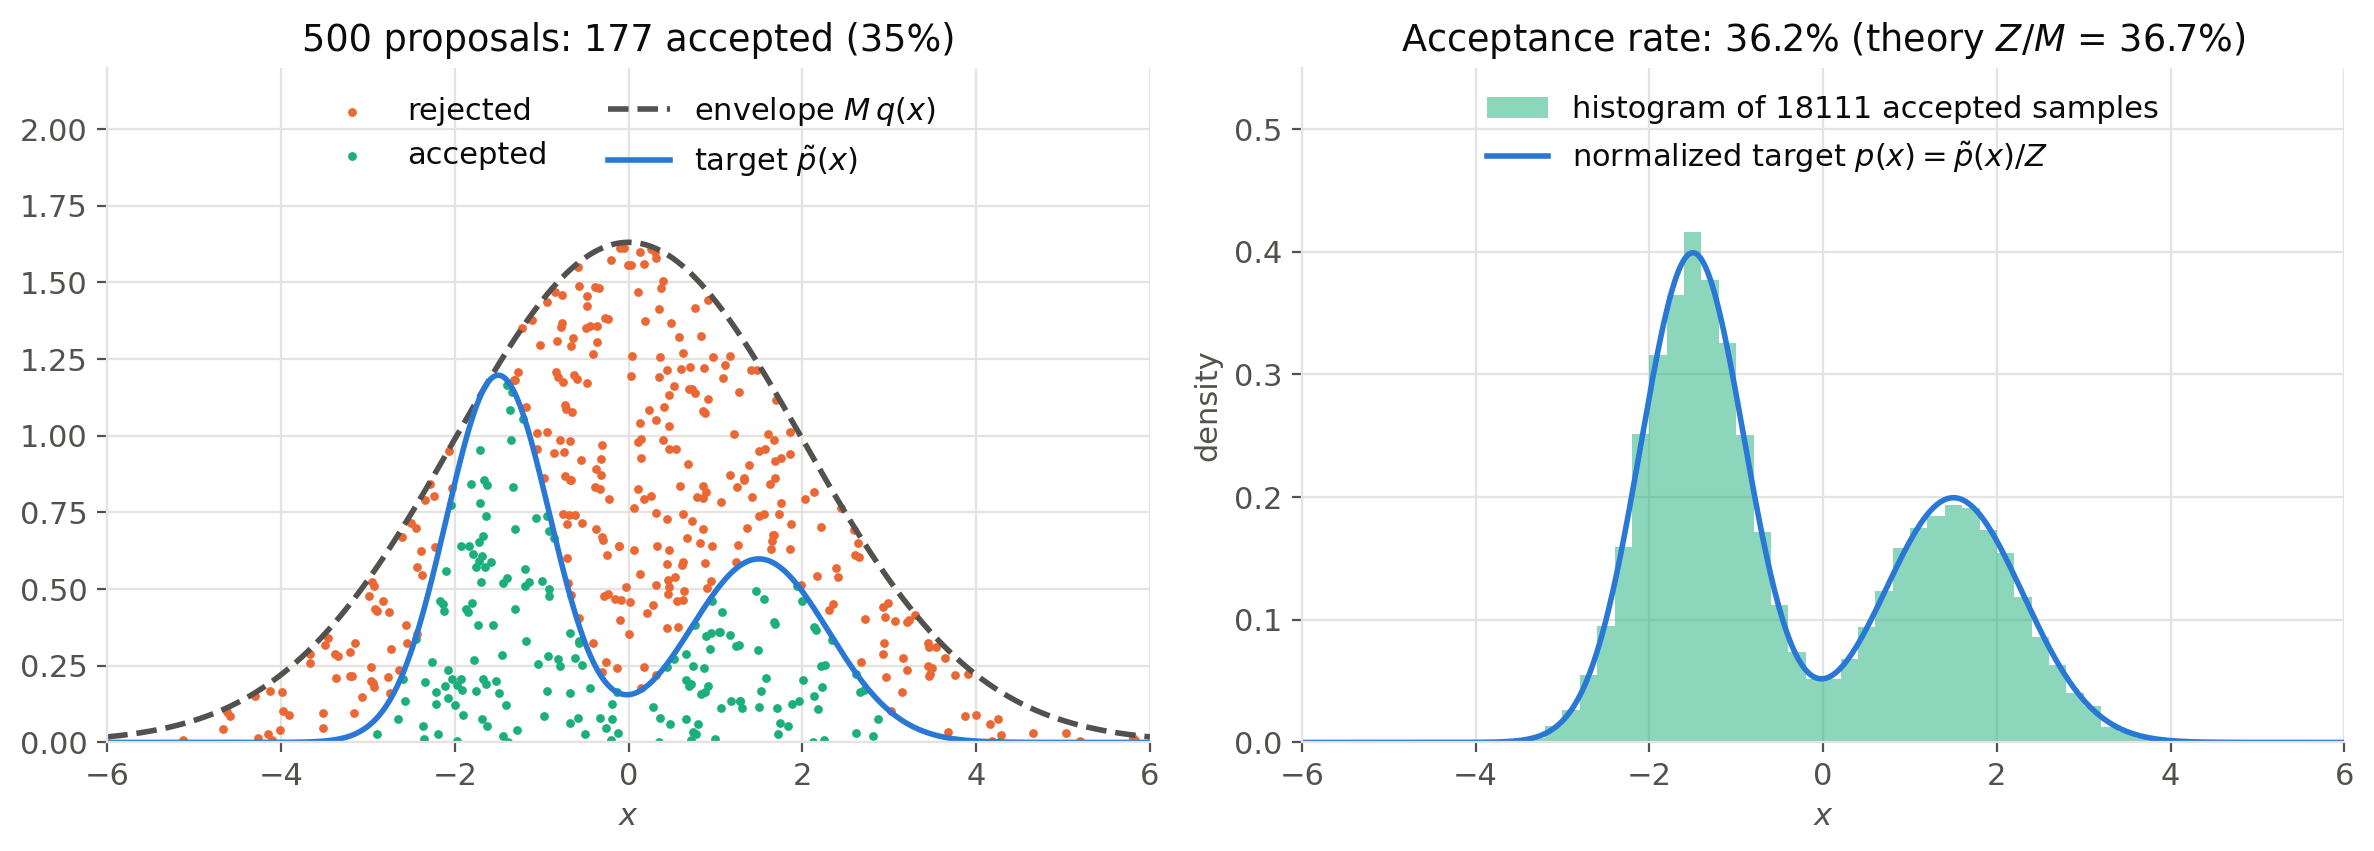

This chart was generated by the following Python code:
"""Rejection sampling of an unnormalized bimodal distribution (Monte Carlo chapter).

Run from anywhere: `python src/img/rejection-sampling.py` writes `rejection-sampling.png` next to this file.
"""

from pathlib import Path

import matplotlib.pyplot as plt
import numpy as np

N_shown = 500       # proposals drawn on the left
N_hist = 50_000     # proposals used for the histogram on the right

rng = np.random.default_rng(42)


def gaussian(x, mu, s):
    return np.exp(-((x - mu) ** 2) / (2 * s**2)) / np.sqrt(2 * np.pi * s**2)


def p_tilde(x):
    """Unnormalized target: a mixture of two Gaussians, scaled so that Z = 3."""
    return 3 * (0.6 * gaussian(x, -1.5, 0.6) + 0.4 * gaussian(x, 1.5, 0.8))


Z = 3.0
mu_q, sigma_q = 0.0, 2.0  # proposal q = N(0, 2)

x = np.linspace(-6, 6, 2000)
M = (p_tilde(x) / gaussian(x, mu_q, sigma_q)).max()


def rejection_sampling(n):
    """Returns the proposals, their heights u * M q(x) and the acceptance mask."""
    xs = rng.normal(mu_q, sigma_q, n)
    heights = rng.uniform(0, 1, n) * M * gaussian(xs, mu_q, sigma_q)
    return xs, heights, heights <= p_tilde(xs)


# Palette: categorical slots 1-3 of the dataviz reference palette, plus text/grid tokens
TARGET, REJECTED, ACCEPTED = "#2a78d6", "#eb6834", "#1baf7a"
TEXT, MUTED, GRID = "#0b0b0b", "#52514e", "#e4e3df"

plt.rcParams.update({
    "font.size": 11,
    "text.color": TEXT,
    "axes.labelcolor": MUTED,
    "xtick.color": MUTED,
    "ytick.color": MUTED,
    "axes.edgecolor": GRID,
})

fig, (ax1, ax2) = plt.subplots(1, 2, figsize=(12, 4.4))

# Left: proposals under the envelope, accepted if below the target
xs, heights, accepted = rejection_sampling(N_shown)
ax1.scatter(xs[~accepted], heights[~accepted], s=10, color=REJECTED, lw=0, label="rejected")
ax1.scatter(xs[accepted], heights[accepted], s=10, color=ACCEPTED, lw=0, label="accepted")
ax1.plot(x, M * gaussian(x, mu_q, sigma_q), color=MUTED, lw=2, ls="--", label="envelope $M \\, q(x)$")
ax1.plot(x, p_tilde(x), color=TARGET, lw=2, label="target $\\tilde{p}(x)$")
ax1.set_xlim(-6, 6)
ax1.set_ylim(0, 2.2)
ax1.set_xlabel("$x$")
ax1.set_title(f"{N_shown} proposals: {accepted.sum()} accepted ({accepted.mean():.0%})", color=TEXT)
ax1.legend(frameon=False, loc="upper center", ncol=2)

# Right: histogram of the accepted samples against the normalized target
xs, _, accepted = rejection_sampling(N_hist)
ax2.hist(xs[accepted], bins=np.linspace(-6, 6, 61), density=True, color=ACCEPTED, alpha=0.5, lw=0,
         label=f"histogram of {accepted.sum()} accepted samples")
ax2.plot(x, p_tilde(x) / Z, color=TARGET, lw=2, label="normalized target $p(x) = \\tilde{p}(x) / Z$")
ax2.set_xlim(-6, 6)
ax2.set_ylim(0, 0.55)
ax2.set_xlabel("$x$")
ax2.set_ylabel("density")
ax2.set_title(f"Acceptance rate: {accepted.mean():.1%} (theory $Z / M$ = {Z / M:.1%})", color=TEXT)
ax2.legend(frameon=False, loc="upper center", ncol=1)

for ax in (ax1, ax2):
    ax.grid(color=GRID, lw=0.8)
    ax.set_axisbelow(True)
    for side in ["top", "right"]:
        ax.spines[side].set_visible(False)

fig.tight_layout()
fig.savefig(Path(__file__).with_suffix(".png"), dpi=200, bbox_inches="tight", facecolor="white")
print(f"M = {M:.3f}, Z / M = {Z / M:.3f}")
